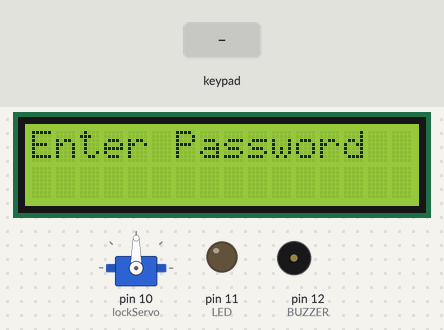
The sketch below on a simulated Arduino Uno, built with avr-gcc and run on an emulated ATmega328P. Shown: servo, 16×2 character LCD, output pins drawn as LEDs (lit = HIGH), buzzer (waves = sounding, pin HIGH). The inputs (shaded band) are chosen by the test bench.

Above: at 1.2 s.
1.3 s: keypad keys 1 2 3 4 # pressed 0.4 s apart
At 2.9 s:
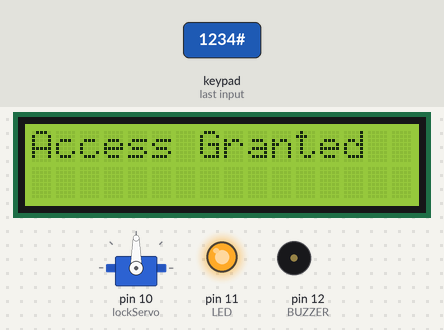
6.0 s: keypad keys 1 2 3 4 * pressed 0.4 s apart
At 8.7 s:
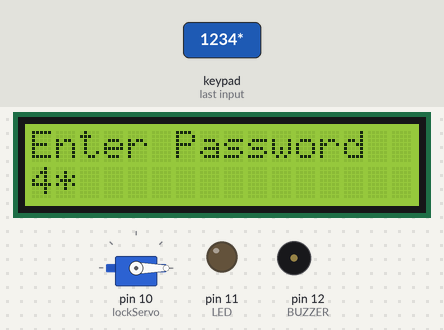
9.5 s: key 'A' pressed
At 9.9 s:
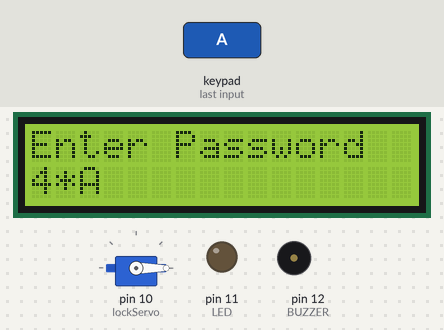
11.0 s: key '1' pressed
At 11.8 s:
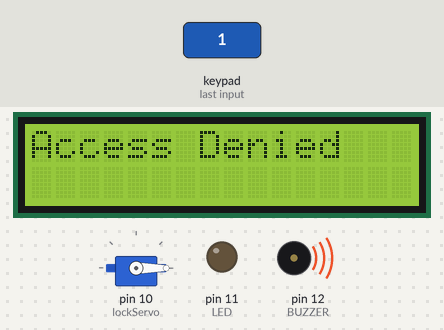
13.5 s: key 'B' pressed
At 14.3 s:
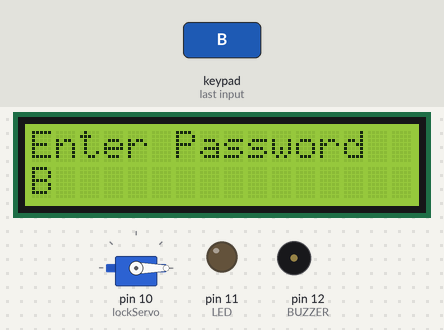
15.0 s: keypad keys 1 2 3 4 A pressed 0.4 s apart
At 18.1 s:
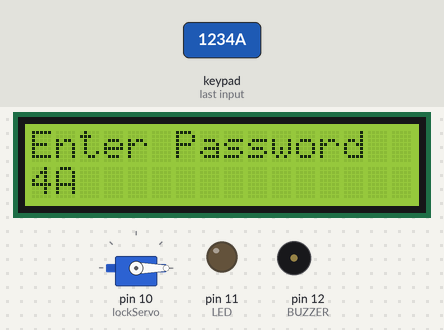
Timing chart, 0 to 19.5 s (numbered marks = the images above; inputs shaded):
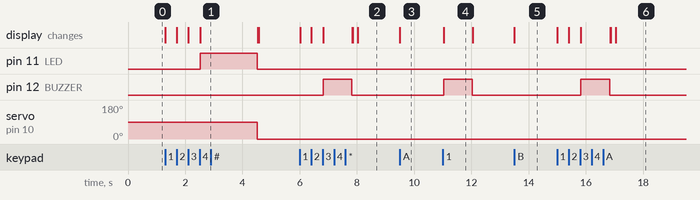

Measured:
- after the input at 1.3 s, pin 11 (LED): LOW → HIGH after 1.2 s, → LOW 2.0 s later; servo on pin 10 (lockServo): 90° → 0° after 3.2 s; the display: first changes at once (image 1 shows a later state)
- after the input at 6.0 s, pin 12 (BUZZER): LOW → HIGH after 0.82 s, → LOW 1.0 s later; the display: first changes at once (image 2 shows a later state)
- after the input at 9.5 s, the display: changes at once (image 3)
- after the input at 11.0 s, pin 12 (BUZZER): LOW → HIGH at once, → LOW 1.0 s later; the display: changes at once (image 4)
- after the input at 13.5 s, the display: changes at once (image 5)
- after the input at 15.0 s, pin 12 (BUZZER): LOW → HIGH after 0.83 s, → LOW 1.0 s later; the display: first changes at once (image 6 shows a later state)
- what the display in image 4 shows lasts 1.0 s, from 11.0 s to 12.0 s

The sketch:

code.ino
```cpp
#include <Keypad.h>
#include <Servo.h>
#include <Wire.h>
#include <LiquidCrystal_I2C.h>
#define LED 11
#define BUZZER 12
Servo lockServo;
LiquidCrystal_I2C lcd(0x27, 16, 2);
const String password = "1234";
String input = "";
const byte ROWS = 4;
const byte COLS = 4;
char keys[ROWS][COLS] = {
  {'1','2','3','A'},
  {'4','5','6','B'},
  {'7','8','9','C'},
  {'*','0','#','D'}
};

byte rowPins[ROWS] = {9,8,7,6};
byte colPins[COLS] = {5,4,3,2};
Keypad keypad = Keypad(makeKeymap(keys), rowPins, colPins, ROWS, COLS);

void setup() {
  Serial.begin(9600);
  pinMode(LED, OUTPUT);
  pinMode(BUZZER, OUTPUT);
  lockServo.attach(10);
  lcd.init();
  lcd.backlight();
  lcd.print("Enter Password");
}

void loop() {
  char key = keypad.getKey();

  if (key) {
    input += key;
    lcd.setCursor(0,1);
    lcd.print(input);

    if (input.length() == 4) {

      if (input == password) {

        lcd.clear();
        lcd.print("Access Granted");

        digitalWrite(LED, HIGH);
        lockServo.write(90);
        delay(2000);
        lockServo.write(0);
        digitalWrite(LED, LOW);

      }
      else {
        lcd.clear();
        lcd.print("Access Denied");
        digitalWrite(BUZZER, HIGH);
        delay(1000);
        digitalWrite(BUZZER, LOW);
      }

      input = "";
      lcd.clear();
      lcd.print("Enter Password");
    }
  }
}
```
